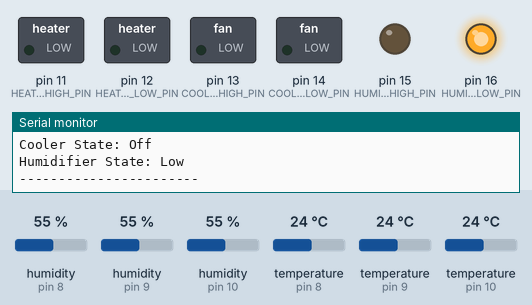
Recording of a sketch running on a simulated Arduino Uno, built with avr-gcc and run on an emulated ATmega328P. Shown: switched loads named in the sketch (green lamp = pin HIGH), output pins drawn as LEDs (lit = HIGH), the last lines printed to the serial monitor. The inputs (shaded band) are chosen by the test bench; at power-on: humidity (sensors on pin 8, pin 9, pin 10) 55 %, temperature (sensors on pin 8, pin 9, pin 10) 24 °C.

Above: at 0.2 s.
At 4.3 s:
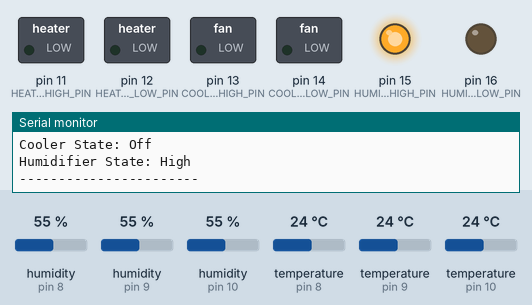
Timing chart, 0 to 5.8 s (numbered marks = the images above):
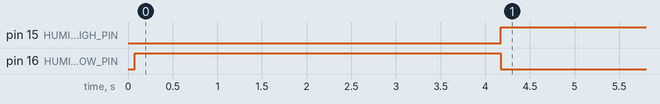

The sketch:

EMD_Final_Project.ino
```cpp
#include "DHT.h"

#define DHTPIN0 8       // Pin connected to sensor 0
#define DHTPIN1 9       // Pin connected to sensor 1
#define DHTPIN2 10      // Pin connected to sensor 2
#define DHTTYPE DHT22   // DHT22 (AM2302) sensor type

#define HEATER_HIGH_PIN 11
#define HEATER_LOW_PIN 12
#define COOLER_HIGH_PIN 13
#define COOLER_LOW_PIN 14
#define HUMIDIFIER_HIGH_PIN 15
#define HUMIDIFIER_LOW_PIN 16

DHT dht0(DHTPIN0, DHTTYPE, 4);
DHT dht1(DHTPIN1, DHTTYPE, 4);
DHT dht2(DHTPIN2, DHTTYPE, 4);

String coolerState = "Off";
String heaterState = "Off";
String humidifierState = "Off";

void setup()
{
  Serial.begin(9600);
  Serial.println("EMD Final project");

  pinMode(COOLER_HIGH_PIN, OUTPUT);
  pinMode(COOLER_LOW_PIN, OUTPUT);
  pinMode(HEATER_HIGH_PIN, OUTPUT);
  pinMode(HEATER_LOW_PIN, OUTPUT);
  pinMode(HUMIDIFIER_HIGH_PIN, OUTPUT);
  pinMode(HUMIDIFIER_LOW_PIN, OUTPUT);

  dht0.begin();
  dht1.begin();
  dht2.begin();
}

void loop()
{
  float h0 = dht0.readHumidity();
  float t0 = dht0.readTemperature();
  float h1 = dht1.readHumidity();
  float t1 = dht1.readTemperature();
  float h2 = dht2.readHumidity();
  float t2 = dht2.readTemperature();

  float hAvg = (h0 + h1 + h2) / 3;
  float tAvg = (t0 + t1 + t2) / 3;

  Serial.print("Average Humidity: ");
  Serial.print(hAvg);
  Serial.print(" %\t");
  Serial.print("Average Temperature: ");
  Serial.print(tAvg);
  Serial.println(" °C");

  updateHeaterState(tAvg);
  updateCoolerState(tAvg);
  updateHumidifierState(hAvg);

  controlHeater();
  controlCooler();
  controlHumidifier();

  Serial.println("-----------------------");
  delay(4000);
}

void updateHeaterState(float temperature)
{
  if (heaterState == "Off")
  {
    if (temperature < 20)
      heaterState = "Low";
  }
  else if (heaterState == "Low")
  {
    if (temperature < 15)
      heaterState = "High";
    else if (temperature > 23)
      heaterState = "Off";
  }
  else if (heaterState == "High")
  {
    if (temperature > 17)
      heaterState = "Low";
  }
}

void updateCoolerState(float temperature)
{
  if (coolerState == "Off")
  {
    if (temperature > 32)
      coolerState = "Low";
  }
  else if (coolerState == "Low")
  {
    if (temperature > 38)
      coolerState = "High";
    else if (temperature < 28)
      coolerState = "Off";
  }
  else if (coolerState == "High")
  {
    if (temperature < 35)
      coolerState = "Low";
  }
}

void updateHumidifierState(float humidity)
{
  if (humidifierState == "Off")
  {
    if (humidity < 80)
      humidifierState = "Low";
  }
  else if (humidifierState == "Low")
  {
    if (humidity < 70)
      humidifierState = "High";
    else if (humidity > 85)
      humidifierState = "Off";
  }
  else if (humidifierState == "High")
  {
    if (humidity > 75)
      humidifierState = "Low";
  }
}

void controlHeater()
{
  if (heaterState == "Off")
  {
    Serial.println("Heater State: Off");
    digitalWrite(HEATER_LOW_PIN, LOW);
    digitalWrite(HEATER_HIGH_PIN, LOW);
  }
  else if (heaterState == "Low")
  {
    Serial.println("Heater State: Low");
    digitalWrite(HEATER_LOW_PIN, HIGH);
    digitalWrite(HEATER_HIGH_PIN, LOW);
  }
  else if (heaterState == "High")
  {
    Serial.println("Heater State: High");
    digitalWrite(HEATER_LOW_PIN, LOW);
    digitalWrite(HEATER_HIGH_PIN, HIGH);
  }
}

void controlCooler()
{
  if (coolerState == "Off")
  {
    Serial.println("Cooler State: Off");
    digitalWrite(COOLER_LOW_PIN, LOW);
    digitalWrite(COOLER_HIGH_PIN, LOW);
  }
  else if (coolerState == "Low")
  {
    Serial.println("Cooler State: Low");
    digitalWrite(COOLER_LOW_PIN, HIGH);
    digitalWrite(COOLER_HIGH_PIN, LOW);
  }
  else if (coolerState == "High")
  {
    Serial.println("Cooler State: High");
    digitalWrite(COOLER_LOW_PIN, LOW);
    digitalWrite(COOLER_HIGH_PIN, HIGH);
  }
}

void controlHumidifier()
{
  if (humidifierState == "Off")
  {
    Serial.println("Humidifier State: Off");
    digitalWrite(HUMIDIFIER_LOW_PIN, LOW);
    digitalWrite(HUMIDIFIER_HIGH_PIN, LOW);
  }
  else if (humidifierState == "Low")
  {
    Serial.println("Humidifier State: Low");
    digitalWrite(HUMIDIFIER_LOW_PIN, HIGH);
    digitalWrite(HUMIDIFIER_HIGH_PIN, LOW);
  }
  else if (humidifierState == "High")
  {
    Serial.println("Humidifier State: High");
    digitalWrite(HUMIDIFIER_LOW_PIN, LOW);
    digitalWrite(HUMIDIFIER_HIGH_PIN, HIGH);
  }
}
```

Measured:
- by itself, pin 15 (HUMIDIFIER_HIGH_PIN): LOW → HIGH at 4.2 s
- by itself, pin 16 (HUMIDIFIER_LOW_PIN): LOW → HIGH at 0.08 s, → LOW 4.1 s later
